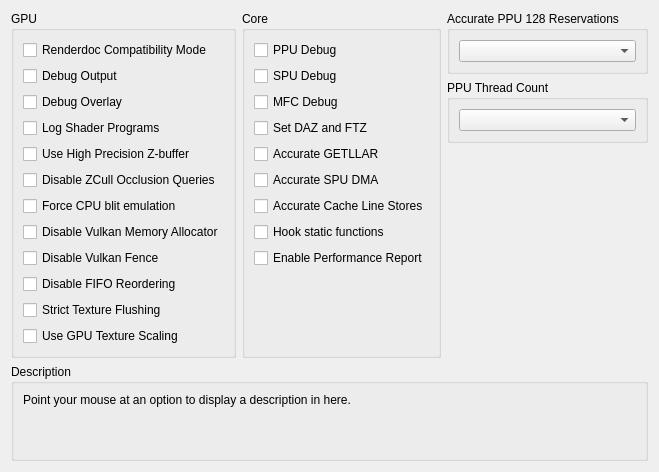
      <widget class="QWidget" name="debugTab">
       <attribute name="title">
        <string>Debug</string>
       </attribute>
       <layout class="QVBoxLayout" name="debugTab_layout" stretch="0,1,0">
        <item>
         <layout class="QHBoxLayout" name="debugTabLayout" stretch="1,1,1">
          <item>
           <widget class="QGroupBox" name="gb_debug_gpu">
            <property name="enabled">
             <bool>true</bool>
            </property>
            <property name="title">
             <string>GPU</string>
            </property>
            <property name="alignment">
             <set>Qt::AlignLeading|Qt::AlignLeft|Qt::AlignTop</set>
            </property>
            <layout class="QVBoxLayout" name="gb_debug_gpu_layout">
             <item alignment="Qt::AlignTop">
              <widget class="QCheckBox" name="renderdocCompatibility">
               <property name="enabled">
                <bool>true</bool>
               </property>
               <property name="text">
                <string>Renderdoc Compatibility Mode</string>
               </property>
              </widget>
             </item>
             <item alignment="Qt::AlignTop">
              <widget class="QCheckBox" name="debugOutput">
               <property name="text">
                <string>Debug Output</string>
               </property>
              </widget>
             </item>
             <item>
              <widget class="QCheckBox" name="debugOverlay">
               <property name="text">
                <string>Debug Overlay</string>
               </property>
              </widget>
             </item>
             <item>
              <widget class="QCheckBox" name="logProg">
               <property name="text">
                <string>Log Shader Programs</string>
               </property>
              </widget>
             </item>
             <item alignment="Qt::AlignTop">
              <widget class="QCheckBox" name="forceHighpZ">
               <property name="text">
                <string>Use High Precision Z-buffer</string>
               </property>
              </widget>
             </item>
             <item>
              <widget class="QCheckBox" name="disableHwOcclusionQueries">
               <property name="text">
                <string>Disable ZCull Occlusion Queries</string>
               </property>
              </widget>
             </item>
             <item>
              <widget class="QCheckBox" name="forceCpuBlitEmulation">
               <property name="text">
                <string>Force CPU blit emulation</string>
               </property>
              </widget>
             </item>
             <item>
              <widget class="QCheckBox" name="disableVulkanMemAllocator">
               <property name="text">
                <string>Disable Vulkan Memory Allocator</string>
               </property>
              </widget>
             </item>
			 <item>
              <widget class="QCheckBox" name="disableVulkanFence">
               <property name="text">
                <string>Disable Vulkan Fence</string>
               </property>
              </widget>
             </item>
             <item>
              <widget class="QCheckBox" name="disableFIFOReordering">
               <property name="text">
                <string>Disable FIFO Reordering</string>
               </property>
              </widget>
             </item>
             <item>
              <widget class="QCheckBox" name="strictTextureFlushing">
               <property name="text">
                <string>Strict Texture Flushing</string>
               </property>
              </widget>
             </item>
             <item>
              <widget class="QCheckBox" name="gpuTextureScaling">
               <property name="text">
                <string>Use GPU Texture Scaling</string>
               </property>
              </widget>
             </item>
             <item>
              <spacer name="verticalSpacerDebugGPU">
               <property name="orientation">
                <enum>Qt::Vertical</enum>
               </property>
               <property name="sizeType">
                <enum>QSizePolicy::MinimumExpanding</enum>
               </property>
               <property name="sizeHint" stdset="0">
                <size>
                 <width>0</width>
                 <height>0</height>
                </size>
               </property>
              </spacer>
             </item>
            </layout>
           </widget>
          </item>
          <item>
           <widget class="QGroupBox" name="gb_debug_core">
            <property name="title">
             <string>Core</string>
            </property>
            <layout class="QVBoxLayout" name="gb_debug_core_layout">
             <item>
              <widget class="QCheckBox" name="ppuDebug">
               <property name="text">
                <string>PPU Debug</string>
               </property>
              </widget>
             </item>
             <item>
              <widget class="QCheckBox" name="spuDebug">
               <property name="text">
                <string>SPU Debug</string>
               </property>
              </widget>
             </item>
             <item>
              <widget class="QCheckBox" name="mfcDebug">
               <property name="text">
                <string>MFC Debug</string>
               </property>
              </widget>
             </item>
             <item>
              <widget class="QCheckBox" name="setDAZandFTZ">
               <property name="text">
                <string>Set DAZ and FTZ</string>
               </property>
              </widget>
             </item>
             <item>
              <widget class="QCheckBox" name="accurateGETLLAR">
               <property name="text">
                <string>Accurate GETLLAR</string>
               </property>
              </widget>
             </item>
             <item>
              <widget class="QCheckBox" name="accurateSpuDMA">
               <property name="text">
                <string>Accurate SPU DMA</string>
               </property>
              </widget>
             </item>
             <item>
              <widget class="QCheckBox" name="accurateClineStores">
               <property name="text">
                <string>Accurate Cache Line Stores</string>
               </property>
              </widget>
             </item>
             <item>
              <widget class="QCheckBox" name="hookStFunc">
               <property name="text">
                <string>Hook static functions</string>
               </property>
              </widget>
             </item>
             <item>
              <widget class="QCheckBox" name="perfReport">
               <property name="text">
                <string>Enable Performance Report</string>
               </property>
              </widget>
             </item>
             <item>
              <spacer name="verticalSpacerDebugCore">
               <property name="orientation">
                <enum>Qt::Vertical</enum>
               </property>
               <property name="sizeType">
                <enum>QSizePolicy::MinimumExpanding</enum>
               </property>
               <property name="sizeHint" stdset="0">
                <size>
                 <width>0</width>
                 <height>0</height>
                </size>
               </property>
              </spacer>
             </item>
            </layout>
           </widget>
          </item>
          <item>
           <widget class="QWidget" name="debug_more_stuff" native="true">
            <layout class="QVBoxLayout" name="debug_more_stuff_layout">
             <property name="leftMargin">
              <number>0</number>
             </property>
             <property name="topMargin">
              <number>0</number>
             </property>
             <property name="rightMargin">
              <number>0</number>
             </property>
             <property name="bottomMargin">
              <number>0</number>
             </property>
             <item>
              <widget class="QGroupBox" name="gb_accurate_ppu_128">
               <property name="title">
                <string>Accurate PPU 128 Reservations</string>
               </property>
               <layout class="QVBoxLayout" name="gb_accurate_ppu_128_layout">
                <item>
                 <widget class="QComboBox" name="combo_accurate_ppu_128"/>
                </item>
               </layout>
              </widget>
             </item>
             <item>
              <widget class="QGroupBox" name="gb_num_ppu_threads">
               <property name="title">
                <string>PPU Thread Count</string>
               </property>
               <layout class="QVBoxLayout" name="vbl_num_ppu_threads">
                <item>
                 <widget class="QComboBox" name="combo_num_ppu_threads"/>
                </item>
               </layout>
              </widget>
             </item>
             <item>
              <spacer name="verticalSpacerDebugMore">
               <property name="orientation">
                <enum>Qt::Vertical</enum>
               </property>
               <property name="sizeType">
                <enum>QSizePolicy::MinimumExpanding</enum>
               </property>
               <property name="sizeHint" stdset="0">
                <size>
                 <width>0</width>
                 <height>0</height>
                </size>
               </property>
              </spacer>
             </item>
            </layout>
           </widget>
          </item>
         </layout>
        </item>
        <item>
         <spacer name="debugTabSpacer">
          <property name="orientation">
           <enum>Qt::Vertical</enum>
          </property>
          <property name="sizeType">
           <enum>QSizePolicy::MinimumExpanding</enum>
          </property>
          <property name="sizeHint" stdset="0">
           <size>
            <width>0</width>
            <height>0</height>
           </size>
          </property>
         </spacer>
        </item>
        <item>
         <widget class="QGroupBox" name="gb_description_debug">
          <property name="title">
           <string>Description</string>
          </property>
          <layout class="QVBoxLayout" name="gb_description_debug_layout">
           <item>
            <widget class="QLabel" name="description_debug">
             <property name="text">
              <string>Point your mouse at an option to display a description in here.


</string>
             </property>
             <property name="textFormat">
              <enum>Qt::PlainText</enum>
             </property>
             <property name="alignment">
              <set>Qt::AlignLeading|Qt::AlignLeft|Qt::AlignTop</set>
             </property>
             <property name="wordWrap">
              <bool>true</bool>
             </property>
            </widget>
           </item>
          </layout>
         </widget>
        </item>
       </layout>
      </widget>
